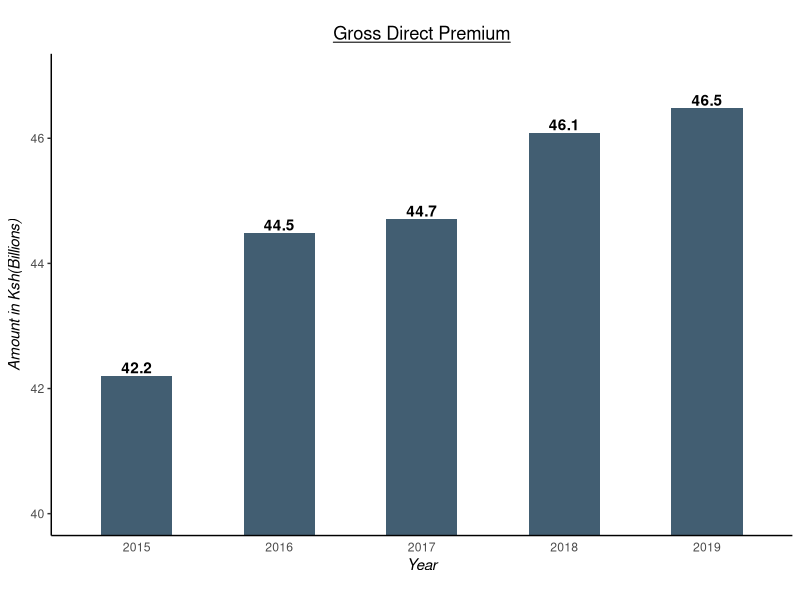
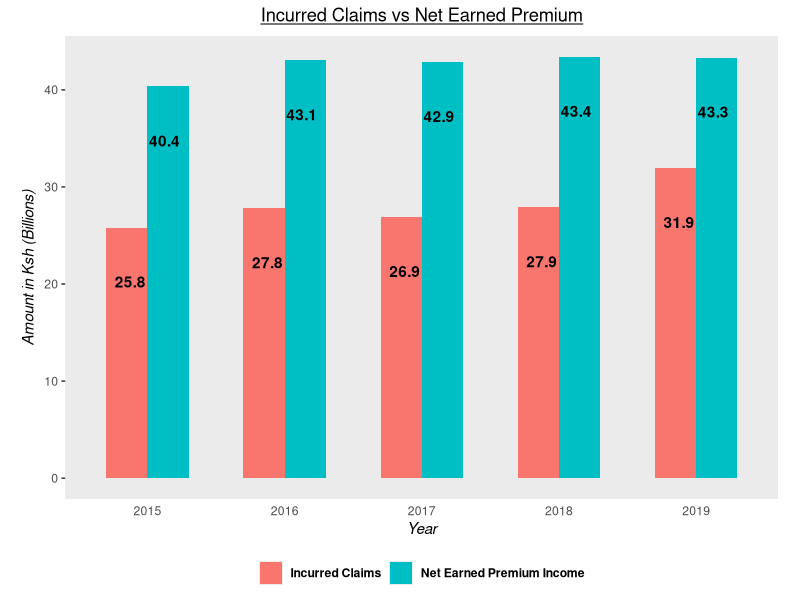
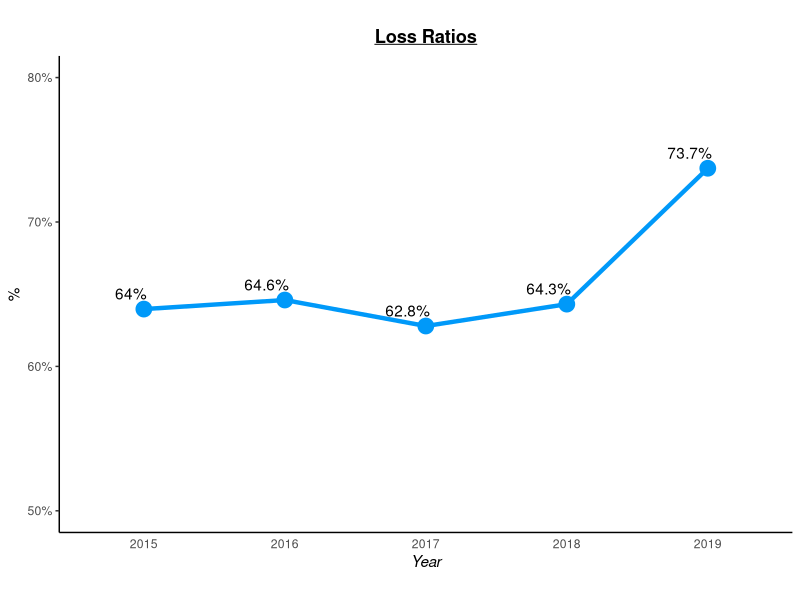
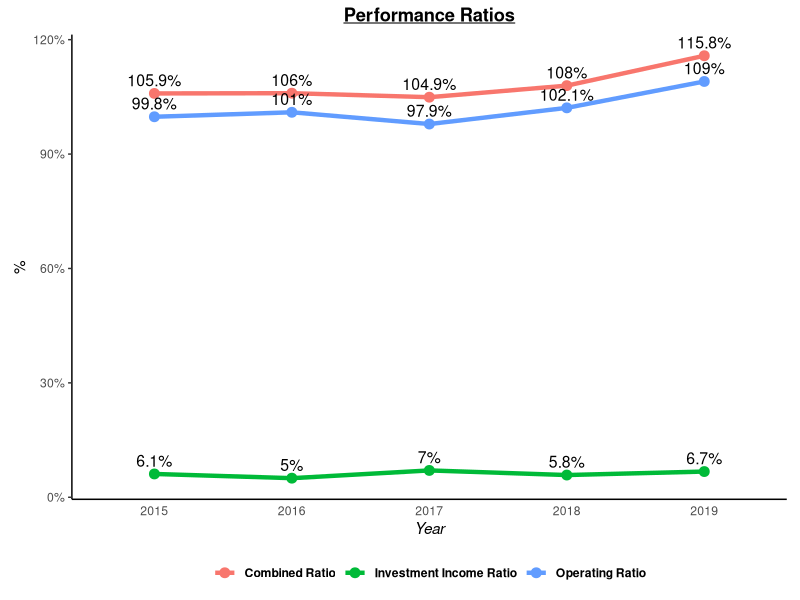
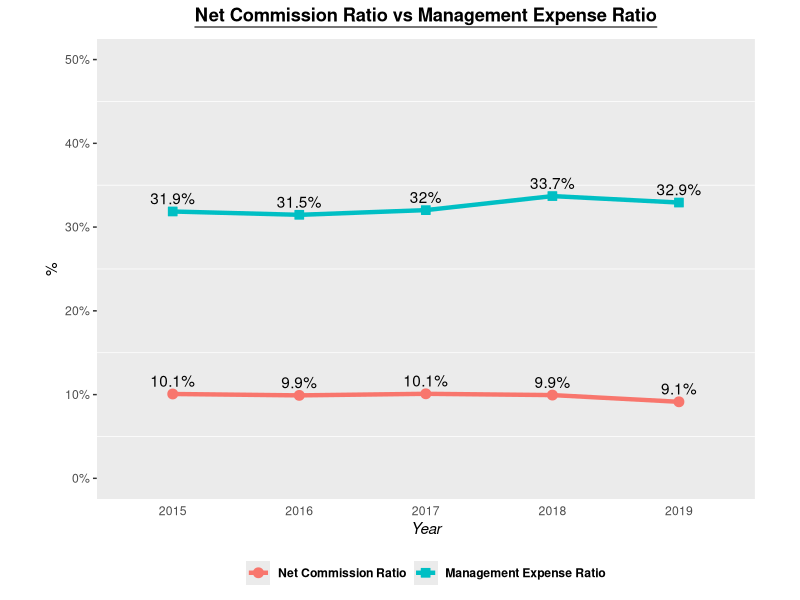
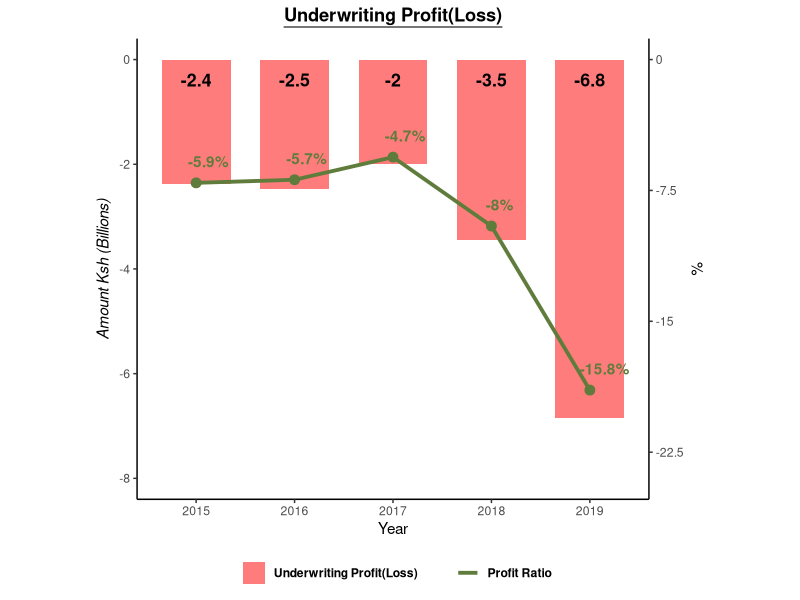

Write R code to recreate these figures, in order.
library(readxl)
library(tidyverse)
library(reshape2)
library(magrittr)

# Read in the data:
all_data <- df <-  read_xlsx(
  path = "data for assignment.xlsx", 
  sheet = 1, col_names = TRUE
  )
# take a peak at the data:
glimpse(df)
head(df)

# Convert to tidy data ie. each column is a variable and each row is an observation:
df %<>% t() %>% as.data.frame()

head(df)
str(df)

# The first observation in each column should be the column name:
colnames(df) <- df[1, ]

# The rownames should be a column in the data so we add it as the first column:
df <- df[-1, ]
df %<>% mutate(Year = rownames(df), .before = 1)

# All the data should be numeric but `Year` should be a factor:
df %<>% sapply(., as.numeric) %>% as_tibble() %>% 
  mutate(Year = factor(Year))

df_f <- df
# Visualizations:

# --------------------------------------------------------------------------------
# Gross direct premium:
# --------------------------------------------------------------------------------
# Subset required data:
gdp <- df %>% select(Year, `Gross Direct Premium`) %>% 
  mutate(`Gross Direct Premium` = `Gross Direct Premium` / 1e6)
gdp_f <- gdp %>% 
  mutate(`Gross Direct Premium` = `Gross Direct Premium` %>% round(digits = 1))

# windows()
viz1 <- gdp %>% 
  ggplot(mapping = aes(x = Year, y = `Gross Direct Premium`))  + 
  geom_col(width = 0.5, fill = '#425e72') +
  ylab(expression(italic("Amount in Ksh(Billions)"))) + 
  xlab(expression(italic("Year"))) + 
  # Underline the ggtitle:
  ggtitle(expression(underline("Gross Direct Premium"))) + 
  coord_cartesian(ylim = c(40, 47)) + 
  geom_text(mapping = aes(label = `Gross Direct Premium` %>% round(digits = 1)), 
            vjust = -0.2, fontface = "bold") + 
  # refine the aesthetics of the graph:
  theme(
    aspect.ratio = 0.65,
    axis.ticks.x = element_blank(), 
    plot.title = element_text(hjust = 0.5), 
    panel.border = element_blank(), 
    panel.grid.major = element_blank(),
    panel.grid.minor = element_blank(),
    panel.background = element_blank(),
    axis.line = element_line()
  )
# viz1

# --------------------------------------------------------------------------------
# incurred claims vs net earned premium
# --------------------------------------------------------------------------------
# Subset the required data:
claims_prem <- df %>% dplyr::select(Year, `Incurred Claims`, `Net Earned Premium Income`) %>% 
  transmute(Year = Year, 
            `Incurred Claims` = `Incurred Claims` / 1e6, 
            `Net Earned Premium Income` = `Net Earned Premium Income` / 1e6)
claims_prem_f <- claims_prem %>% 
  mutate(
    `Incurred Claims` = `Incurred Claims` %>% round(digits = 1), 
    `Net Earned Premium Income` = `Net Earned Premium Income` %>% round(digits = 1)
  )

# It would be easier to work with this data in long format:
claims_prem %<>% pivot_longer(cols = c(`Incurred Claims`, `Net Earned Premium Income`))
claims_prem

# visualization:
# windows()
viz2 <- claims_prem %>% 
  ggplot(mapping = aes(x = Year, y = value, fill = name)) + 
  geom_col(position = "dodge", width = 0.6) + 
  xlab(expression(italic("Year"))) + ylab(expression(italic("Amount in Ksh (Billions)"))) + 
  ggtitle(expression(underline("Incurred Claims vs Net Earned Premium"))) + 
  geom_text(mapping = aes(label = value %>% round(digits = 1), group = name), 
            vjust = 5, hjust = 0.5, position = position_dodge(width = 0.5),  
            fontface = "bold") + 
  theme(
    aspect.ratio = 0.65, 
    plot.title = element_text(hjust = 0.5), 
    plot.background = element_blank(), 
    panel.grid.major = element_blank(), 
    panel.grid.minor = element_blank(), 
    axis.ticks.x = element_blank(), 
    legend.title = element_blank(), 
    legend.position = "bottom", 
    legend.text = element_text(face = "bold")
  )
# viz2

# ------------------------------------------------------------------
# Loss ratios
# ------------------------------------------------------------------
loss_ratios <- df %>% 
  dplyr::select(Year, `Incurred Claims`, `Net Earned Premium Income`) %>% 
  transmute(
    Year = Year, 
    `Loss Ratios` = `Incurred Claims` / `Net Earned Premium Income`
  )
loss_ratios_f <- loss_ratios %>% 
  mutate(`Loss Ratios` = {`Loss Ratios` * 100} %>% round(digits = 1) %>% paste0("%"))


# Visualization of the loss ratios:

# point labels:
labels <- {loss_ratios$`Loss Ratios` * 100} %>% round(digits = 1) %>% paste0("%")

# windows()
viz3 <- loss_ratios %>% 
  ggplot(mapping = aes(x = Year, y = `Loss Ratios`, group = 1)) + 
  geom_line(size = 1.5, color = "#0099f9") + 
  geom_point(size = 5, color = "#0099f9", shape = 19) + 
  geom_text(mapping = aes(label = labels), vjust = -0.8, hjust = 0.9) + 
  coord_cartesian(ylim = c(0.5, 0.8)) + 
  ggtitle(expression(bold(underline("Loss Ratios")))) + 
  ylab("%") + xlab(expression(italic("Year"))) + 
  scale_y_continuous(labels = function(x) paste0(x * 100, "%")) + 
  theme(
    aspect.ratio = 0.65, 
    plot.title = element_text(hjust = 0.5), 
    panel.grid.major = element_blank(), 
    panel.grid.minor = element_blank(), 
    panel.background = element_blank(), 
    axis.ticks.x = element_blank(), 
    axis.line = element_line(), 
    axis.text.y = element_text()
  )
# viz3

# -------------------------------------------------------------------
# Combined Ratios
# -------------------------------------------------------------------
comb_ratios <- df %>% 
  transmute(
    Year = Year, 
    `Combined Ratio` = Combined / `Net Earned Premium Income`, 
    `Investment Income Ratio` = `Investment Income` / `Net Earned Premium Income`, 
    `Operating Ratio` = `Combined Ratio` - `Investment Income Ratio`
  )

# format the table to display:
add_percent <- function(x) {x * 100} %>% round(digits = 1) %>% paste0("%")
comb_ratios_f <- comb_ratios %>% 
  mutate(
    `Combined Ratio` = `Combined Ratio` %>% add_percent(), 
    `Investment Income Ratio` = `Investment Income Ratio` %>% add_percent(), 
    `Operating Ratio` = `Operating Ratio` %>% add_percent()
  )


# Visualizations:
# windows()
viz4 <- comb_ratios %>% melt(id = "Year") %>% 
  ggplot(mapping = aes(x = Year, y = value, color = variable, group = variable)) + 
  geom_line(size = 1.5) + 
  geom_point(size = 3, shape = 19) + 
  geom_text(mapping = aes(label = {value * 100} %>% round(digits = 1) %>% paste0("%")), 
            vjust = -0.6, size = 4, colour = "black") + 
  ggtitle(expression(bold(underline("Performance Ratios")))) + 
  ylab("%") + xlab(expression(italic("Year"))) + 
  scale_y_continuous(labels = function(x) paste0(x * 100, "%")) + 
  theme(
    aspect.ratio = 0.65, 
    legend.position = "bottom", 
    legend.title = element_blank(), 
    plot.title = element_text(hjust = 0.5), 
    axis.ticks.x = element_blank(), 
    panel.background = element_blank(), 
    axis.line = element_line(), 
    legend.text = element_text(face = "bold")
  )
# viz4

# ------------------------------------------------------------------------
# Commission vs Expense Ratio
# ------------------------------------------------------------------------
com_exp <- df %>% 
  transmute(
    Year = Year, 
    `Net Commission Ratio` = `Net Commissions` / `Net Earned Premium Income`, 
    `Management Expense Ratio` = `Expense of Management` / `Net Earned Premium Income`
  )
com_exp_f <- com_exp %>% 
  mutate(
    `Net Commission Ratio` = `Net Commission Ratio` %>% add_percent(), 
    `Management Expense Ratio` = `Management Expense Ratio` %>% add_percent()
  )

# windows()
viz5 <- com_exp %>% melt(id = "Year") %>% 
  ggplot(mapping = aes(x = Year, y = value, group = variable, color = variable)) + 
  geom_line(size = 1.5) + 
  geom_point(mapping = aes(shape = variable, fill = variable), size = 3) + 
  geom_text(mapping = aes(label = {value * 100} %>% round(digits = 1) %>% paste0("%")), 
            vjust = -0.6, color = "black") + 
  scale_shape_manual(values = c(19, 22)) + 
  ggtitle(expression(bold(underline("Net Commission Ratio vs Management Expense Ratio")))) + 
  xlab(expression(italic("Year"))) + ylab("%") + 
  coord_cartesian(ylim = c(0, 0.5)) + 
  scale_y_continuous(labels = function(x) paste0(x * 100, "%")) + 
  theme(
    aspect.ratio = 0.7, 
    legend.position = "bottom", 
    legend.title = element_blank(), 
    plot.title = element_text(hjust = 0.5), 
    axis.ticks.x = element_blank(), 
    panel.grid.major = element_blank(), 
    legend.text = element_text(face = "bold")
  )
# viz5

# -----------------------------------------------------------------------
# Underwriting Profit Ratio
# -----------------------------------------------------------------------
profit_ratio <- df %>% 
  select(`Underwriting Profit(Loss)`, `Net Earned Premium Income`) %>% {. / 1e6} %>%  
  mutate(
    `Profit Ratio` = `Underwriting Profit(Loss)` / `Net Earned Premium Income`, 
    Year = df$Year
  ) %>% relocate(Year) %>% select(-`Net Earned Premium Income`)
profit_ratio_f <- profit_ratio %>% 
  mutate(
    `Underwriting Profit(Loss)` = `Underwriting Profit(Loss)` %>% round(digits = 1), 
    `Profit Ratio` = `Profit Ratio` %>% add_percent()
  )


# windows()
coeff <- 40
viz6 <- profit_ratio %>% 
  ggplot(mapping = aes(x = Year)) + 
  geom_col(mapping = aes(y = `Underwriting Profit(Loss)`, fill = "#ff7c7c"),
           width = 0.7) + 
  geom_text(mapping = aes(y = -3, 
                          label = `Underwriting Profit(Loss)` %>% round(digits = 1)), 
            vjust = -10, color = "black", size = 4.5, fontface = "bold") + 
  geom_line(mapping = aes(y = `Profit Ratio` * coeff, group = 1, col = "#607c3c"), #color = linecol, 
            size = 1.3) + 
  geom_point(mapping = aes(y = `Profit Ratio` * coeff), color = "#607c3c", size = 3) + 
  geom_text(mapping = aes(y = `Profit Ratio` * coeff, 
                          label = {`Profit Ratio` * 100} %>% 
                            round(digits = 1) %>% paste0("%")), 
            vjust = -1.3, hjust = 0.2, color = "#607c3c", fontface = "bold") + 
  scale_y_continuous(
    name = expression(italic("Amount Ksh (Billions)")), 
    sec.axis = sec_axis(~.*coeff, name = "%", labels = function(x) x / 20 * 1.5)
  ) + 
  scale_color_identity(
    name = "", 
    labels = c("Profit Ratio"), 
    guide = "legend") + 
  scale_fill_identity(
    name = "", 
    labels = c("Underwriting Profit(Loss)"), 
    guide = "legend") + 
  coord_cartesian(ylim = c(-8, 0))  +
  ggtitle(expression(bold(underline("Underwriting Profit(Loss)")))) + 
  labs(color = '', fill = "") +
  theme(
    aspect.ratio = 0.9, 
    plot.title = element_text(hjust = 0.5), 
    panel.background = element_blank(), 
    panel.grid.major = element_blank(),
    panel.grid.minor = element_blank(), 
    axis.line = element_line(), 
    legend.position = "bottom", 
    legend.text = element_text(face = "bold")
  )
# viz6



